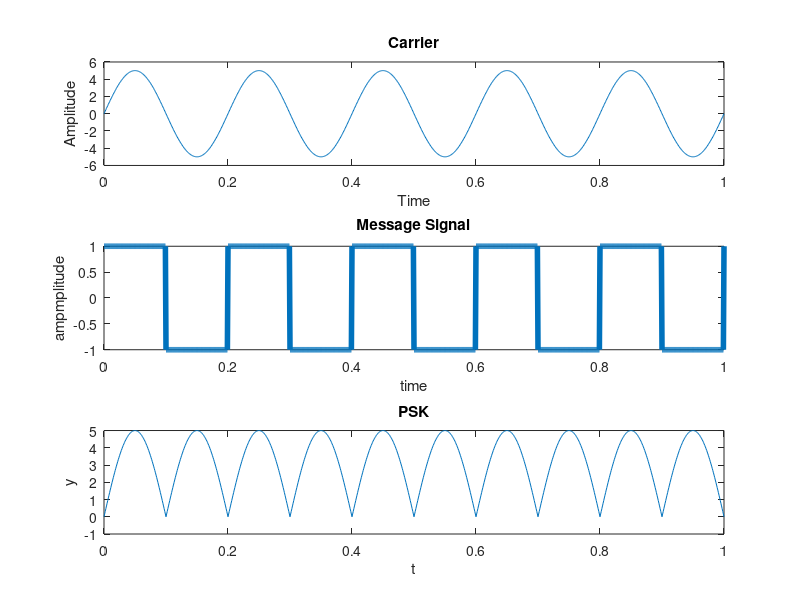

The MATLAB source for this figure:
clc 
close all 
clear all 
t=0:.001:1; % For setting the sampling interval



fc=input('Enter frequency of Carrier Sine wave: ');
fm=input('Enter Message frequency : ');
amp=input('Enter Carrier & Message Amplitude(Assuming Both Equal):');
c=amp.*sin(2*pi*fc*t);% Generating Carrier Sine
subplot(3,1,1) %For Plotting The Carrier wave
plot(t,c)
xlabel('Time')
ylabel('Amplitude')
title('Carrier')
m=square(2*pi*fm*t);% For Plotting Message signal
subplot(3,1,2)
plot(t,m,'LineWidth',4)
xlabel('time')
ylabel('ampmplitude')
title('Message Signal')% Sine wave multiplied with square wave in order to generate PSK


x=c.*m;



subplot(3,1,3) % For Plotting PSK (Phase Shift Keyed) signal
plot(t,x)
xlabel('t')
ylabel('y')
title('PSK')